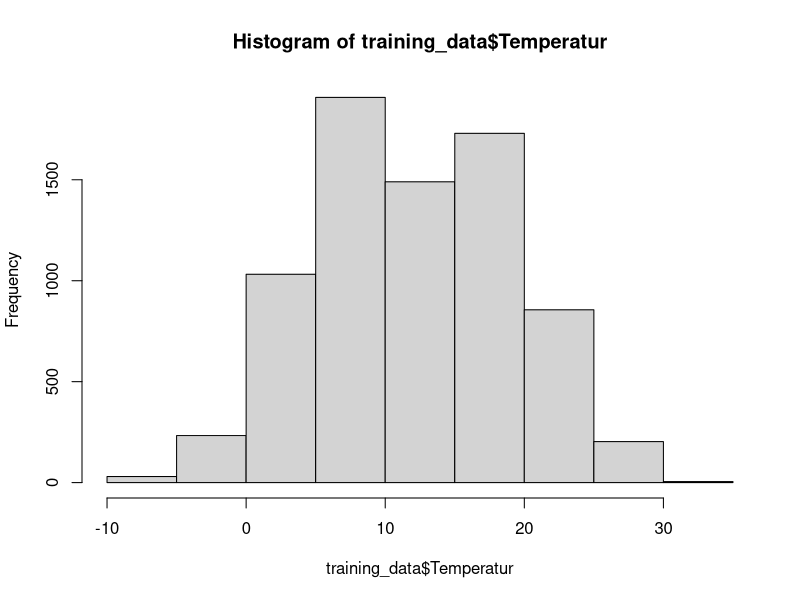

Write R code to recreate this figure.
## ---- chunk 1
# import libraries
library("readr")
library("dplyr")

# load csv-file with all data
data <- read_csv("../0_DataPreparation/data.csv")

# sort data by Datum
data_sorted <- data %>% arrange(Datum)
head(data_sorted)

# divide data into training and validation set
training_data <- data_sorted %>% filter(Datum <= "2017-07-31")
validation_data <- data_sorted %>% filter(Datum >= "2017-08-01")

# check new data sets
head(training_data)
head(validation_data)
## ---- chunk 2
# How to bin the temperature data?
# looking at the min, max and mean
summary(training_data$Temperatur)  # data ranges from -8.475 to 31.438 degrees

# show distribution of data
hist(training_data$Temperatur)

# approach one: create 8 bins of equal width for the temperature
training_data1 <- training_data %>%
  mutate(Temperatur_bins = cut(Temperatur, 8, include.lowest = TRUE))

# check new added temperature_bins column and its unique values
head(training_data1)
training_data1 %>% distinct(Temperatur_bins) %>% arrange(Temperatur_bins)

# approach two: create 7 manual bins
training_data2 <- training_data %>%
  mutate(Temperatur_bins = cut(Temperatur, 
                               breaks = c(-10, 0, 5, 10, 15, 20, 25, 35), 
                               include.lowest = TRUE))

# check new added temperature_bins column and its unique values
head(training_data2)
training_data2 %>% distinct(Temperatur_bins) %>% arrange(Temperatur_bins)

## ---- chunk 3
# model 1
mod1 <- lm(Umsatz ~ as.factor(Warengruppe) + Temperatur_bins, training_data1)
summary(mod1)
## ---- chunk 4
# model 2
mod2 <- lm(Umsatz ~ as.factor(Warengruppe) + Temperatur_bins + Bewoelkung, training_data1)
summary(mod2)
## ---- chunk 5
# model 3
mod3 <- lm(Umsatz ~ as.factor(Warengruppe) + Temperatur_bins + Windgeschwindigkeit, training_data1)
summary(mod3)
## ---- chunk 6
# model 4
mod4 <- lm(Umsatz ~ as.factor(Warengruppe) + Temperatur_bins + Windgeschwindigkeit + Wochenende, training_data1)
summary(mod4)
## ---- chunk 7
# model 5
mod5 <- lm(Umsatz ~ as.factor(Warengruppe) + Temperatur_bins + Wochenende, training_data1)
summary(mod5)
## ---- chunk 8
# model 6 with training_data2
mod6 <- lm(Umsatz ~ as.factor(Warengruppe) + Temperatur_bins + Wochenende, training_data2)
summary(mod6)
## ---- chunk 9
# approach three: create 4 manual bins
training_data3 <- training_data %>%
  mutate(Temperatur_bins = cut(Temperatur, 
                               breaks = c(-10, 0, 10, 20, 35), 
                               include.lowest = TRUE))

# check new added temperature_bins column and its unique values
head(training_data3)
training_data3 %>% distinct(Temperatur_bins) %>% arrange(Temperatur_bins)

# model 7 with training_data3
mod7 <- lm(Umsatz ~ as.factor(Warengruppe) + Temperatur_bins + Wochenende, training_data3)
summary(mod7)
